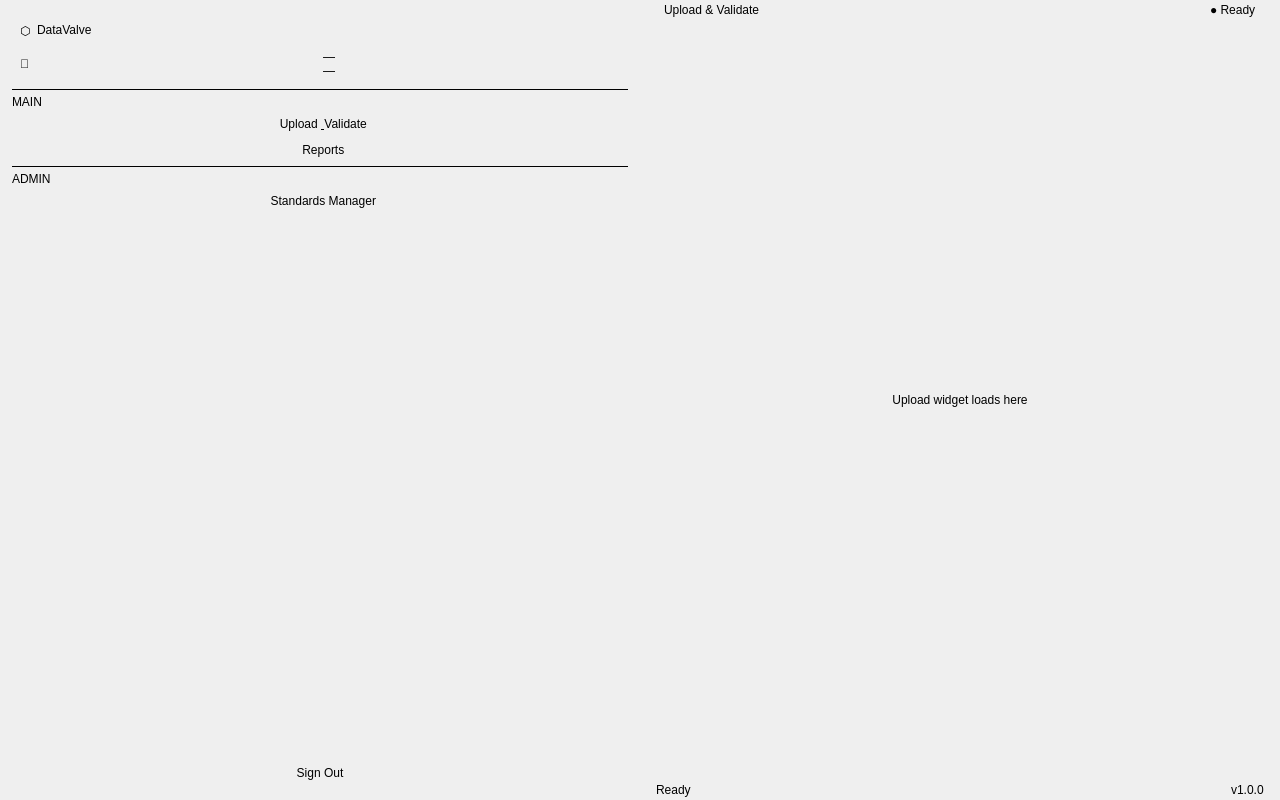
<?xml version="1.0" encoding="UTF-8"?>
<ui version="4.0">
 <class>MainWindow</class>
 <widget class="QMainWindow" name="MainWindow">
  <property name="geometry">
   <rect>
    <x>0</x>
    <y>0</y>
    <width>1280</width>
    <height>800</height>
   </rect>
  </property>
  <property name="windowTitle">
   <string>DataValve — Data Validation Engine</string>
  </property>
  <property name="minimumSize">
   <size><width>1024</width><height>680</height></size>
  </property>

  <widget class="QWidget" name="centralWidget">
   <layout class="QHBoxLayout" name="centralLayout">
    <property name="spacing"><number>0</number></property>
    <property name="leftMargin"><number>0</number></property>
    <property name="topMargin"><number>0</number></property>
    <property name="rightMargin"><number>0</number></property>
    <property name="bottomMargin"><number>0</number></property>

    <!-- ═══════════════════════════════════════════════════════
         SIDEBAR
    ════════════════════════════════════════════════════════ -->
    <item>
     <widget class="QFrame" name="sidebar">
      <property name="minimumWidth"><number>220</number></property>
      <property name="maximumWidth"><number>220</number></property>

      <layout class="QVBoxLayout" name="sidebarLayout">
       <property name="spacing"><number>4</number></property>
       <property name="leftMargin"><number>12</number></property>
       <property name="rightMargin"><number>12</number></property>
       <property name="topMargin"><number>20</number></property>
       <property name="bottomMargin"><number>16</number></property>

       <!-- App logo / title -->
       <item>
        <widget class="QFrame" name="sidebarBrandFrame">
         <layout class="QHBoxLayout">
          <property name="leftMargin"><number>8</number></property>
          <property name="topMargin"><number>0</number></property>
          <property name="bottomMargin"><number>0</number></property>
          <item>
           <widget class="QLabel" name="sidebarLogoLabel">
            <property name="text"><string>⬡</string></property>
           </widget>
          </item>
          <item>
           <widget class="QLabel" name="sidebarAppNameLabel">
            <property name="text"><string>DataValve</string></property>
           </widget>
          </item>
          <item>
           <spacer>
            <property name="orientation"><enum>Qt::Horizontal</enum></property>
            <property name="sizeHint" stdset="0"><size><width>40</width><height>20</height></size></property>
           </spacer>
          </item>
         </layout>
        </widget>
       </item>

       <!-- User badge -->
       <item>
        <widget class="QFrame" name="userBadgeFrame">
         <layout class="QHBoxLayout">
          <property name="leftMargin"><number>8</number></property>
          <property name="rightMargin"><number>8</number></property>
          <property name="topMargin"><number>6</number></property>
          <property name="bottomMargin"><number>6</number></property>
          <item>
           <widget class="QLabel" name="userAvatarLabel">
            <property name="text"><string>👤</string></property>
           </widget>
          </item>
          <item>
           <layout class="QVBoxLayout">
            <property name="spacing"><number>0</number></property>
            <item>
             <widget class="QLabel" name="userNameLabel">
              <property name="text"><string>—</string></property>
             </widget>
            </item>
            <item>
             <widget class="QLabel" name="userRoleLabel">
              <property name="text"><string>—</string></property>
             </widget>
            </item>
           </layout>
          </item>
         </layout>
        </widget>
       </item>

       <!-- Divider -->
       <item>
        <widget class="QFrame" name="sidebarDivider1">
         <property name="frameShape"><enum>QFrame::HLine</enum></property>
         <property name="frameShadow"><enum>QFrame::Plain</enum></property>
        </widget>
       </item>

       <!-- SECTION: MAIN -->
       <item>
        <widget class="QLabel" name="sectionMainLabel">
         <property name="text"><string>MAIN</string></property>
        </widget>
       </item>

       <item>
        <widget class="QPushButton" name="navUploadBtn">
         <property name="text"><string>  Upload &amp; Validate</string></property>
         <property name="checkable"><bool>true</bool></property>
         <property name="flat"><bool>true</bool></property>
        </widget>
       </item>

       <item>
        <widget class="QPushButton" name="navReportsBtn">
         <property name="text"><string>  Reports</string></property>
         <property name="checkable"><bool>true</bool></property>
         <property name="flat"><bool>true</bool></property>
        </widget>
       </item>

       <!-- Divider -->
       <item>
        <widget class="QFrame" name="sidebarDivider2">
         <property name="frameShape"><enum>QFrame::HLine</enum></property>
         <property name="frameShadow"><enum>QFrame::Plain</enum></property>
        </widget>
       </item>

       <!-- SECTION: ADMIN — hidden for workers -->
       <item>
        <widget class="QLabel" name="sectionAdminLabel">
         <property name="text"><string>ADMIN</string></property>
        </widget>
       </item>

       <item>
        <widget class="QPushButton" name="navStandardsBtn">
         <property name="text"><string>  Standards Manager</string></property>
         <property name="checkable"><bool>true</bool></property>
         <property name="flat"><bool>true</bool></property>
        </widget>
       </item>

       <!-- Spacer pushes logout to bottom -->
       <item>
        <spacer>
         <property name="orientation"><enum>Qt::Vertical</enum></property>
         <property name="sizeHint" stdset="0"><size><width>20</width><height>40</height></size></property>
        </spacer>
       </item>

       <!-- Logout -->
       <item>
        <widget class="QPushButton" name="logoutButton">
         <property name="text"><string>Sign Out</string></property>
         <property name="flat"><bool>true</bool></property>
        </widget>
       </item>

      </layout>
     </widget>
    </item>

    <!-- ═══════════════════════════════════════════════════════
         MAIN CONTENT AREA (stacked pages)
    ════════════════════════════════════════════════════════ -->
    <item>
     <layout class="QVBoxLayout" name="contentAreaLayout">
      <property name="spacing"><number>0</number></property>
      <property name="leftMargin"><number>0</number></property>
      <property name="topMargin"><number>0</number></property>
      <property name="rightMargin"><number>0</number></property>
      <property name="bottomMargin"><number>0</number></property>

      <!-- Top bar -->
      <item>
       <widget class="QFrame" name="topBar">
        <property name="maximumHeight"><number>52</number></property>
        <layout class="QHBoxLayout" name="topBarLayout">
         <property name="leftMargin"><number>24</number></property>
         <property name="rightMargin"><number>24</number></property>
         <property name="topMargin"><number>0</number></property>
         <property name="bottomMargin"><number>0</number></property>

         <item>
          <widget class="QLabel" name="pageHeadingLabel">
           <property name="text"><string>Upload &amp; Validate</string></property>
          </widget>
         </item>
         <item>
          <spacer>
           <property name="orientation"><enum>Qt::Horizontal</enum></property>
           <property name="sizeHint" stdset="0"><size><width>40</width><height>20</height></size></property>
          </spacer>
         </item>
         <item>
          <widget class="QLabel" name="statusIndicatorLabel">
           <property name="text"><string>● Ready</string></property>
          </widget>
         </item>
        </layout>
       </widget>
      </item>

      <!-- QStackedWidget pages -->
      <item>
       <widget class="QStackedWidget" name="pageStack">

        <!-- PAGE 0: Upload & Validate (Mohammed's UploadWidget goes here) -->
        <widget class="QWidget" name="pageUpload">
         <layout class="QVBoxLayout" name="pageUploadLayout">
          <property name="leftMargin"><number>24</number></property>
          <property name="rightMargin"><number>24</number></property>
          <property name="topMargin"><number>24</number></property>
          <property name="bottomMargin"><number>24</number></property>
          <!-- UploadWidget will be instantiated in code and added here -->
          <item>
           <widget class="QLabel" name="uploadPlaceholderLabel">
            <property name="text"><string>Upload widget loads here</string></property>
            <property name="alignment"><set>Qt::AlignCenter</set></property>
           </widget>
          </item>
         </layout>
        </widget>

        <!-- PAGE 1: Reports Table (Amro's ReportsTableWidget goes here) -->
        <widget class="QWidget" name="pageReports">
         <layout class="QVBoxLayout" name="pageReportsLayout">
          <property name="leftMargin"><number>24</number></property>
          <property name="rightMargin"><number>24</number></property>
          <property name="topMargin"><number>24</number></property>
          <property name="bottomMargin"><number>24</number></property>
          <item>
           <widget class="QLabel" name="reportsPlaceholderLabel">
            <property name="text"><string>Reports table loads here</string></property>
            <property name="alignment"><set>Qt::AlignCenter</set></property>
           </widget>
          </item>
         </layout>
        </widget>

        <!-- PAGE 2: Standards Manager (Yousef's widget — admin only) -->
        <widget class="QWidget" name="pageStandards">
         <layout class="QVBoxLayout" name="pageStandardsLayout">
          <property name="leftMargin"><number>24</number></property>
          <property name="rightMargin"><number>24</number></property>
          <property name="topMargin"><number>24</number></property>
          <property name="bottomMargin"><number>24</number></property>
          <item>
           <widget class="QLabel" name="standardsPlaceholderLabel">
            <property name="text"><string>Standards manager loads here</string></property>
            <property name="alignment"><set>Qt::AlignCenter</set></property>
           </widget>
          </item>
         </layout>
        </widget>

       </widget>
      </item>

      <!-- Status bar strip -->
      <item>
       <widget class="QFrame" name="statusBar">
        <property name="maximumHeight"><number>28</number></property>
        <layout class="QHBoxLayout" name="statusBarLayout">
         <property name="leftMargin"><number>16</number></property>
         <property name="rightMargin"><number>16</number></property>
         <property name="topMargin"><number>0</number></property>
         <property name="bottomMargin"><number>0</number></property>
         <item>
          <widget class="QLabel" name="statusBarLabel">
           <property name="text"><string>Ready</string></property>
          </widget>
         </item>
         <item>
          <spacer>
           <property name="orientation"><enum>Qt::Horizontal</enum></property>
           <property name="sizeHint" stdset="0"><size><width>40</width><height>20</height></size></property>
          </spacer>
         </item>
         <item>
          <widget class="QLabel" name="versionLabel">
           <property name="text"><string>v1.0.0</string></property>
          </widget>
         </item>
        </layout>
       </widget>
      </item>

     </layout>
    </item>

   </layout>
  </widget>

 </widget>
 <resources/>
 <connections/>
</ui>
